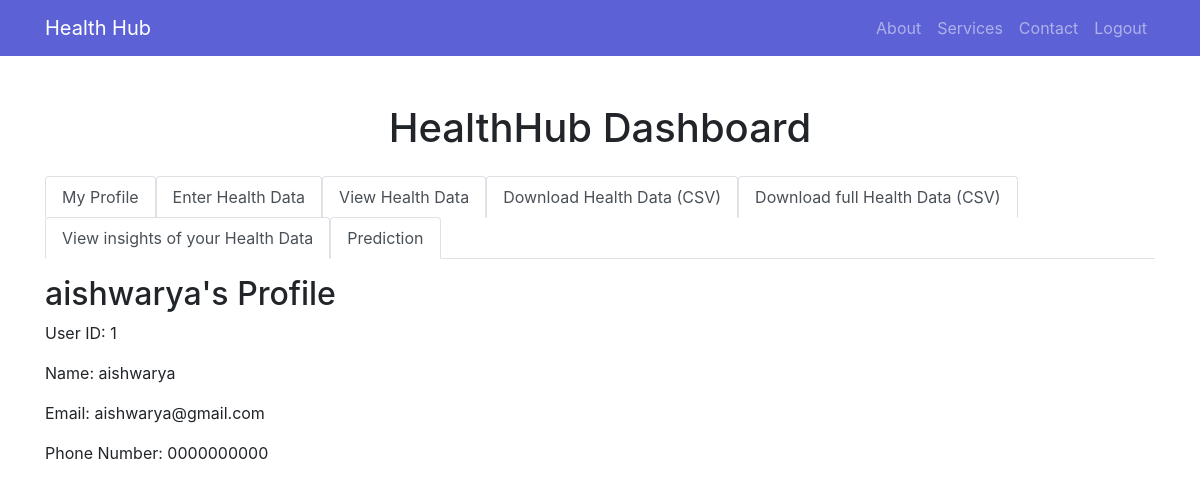
The page /dashboard (signed in) on the database its author committed.
### app.py (models this page shows, shortened)
class User(db.Model):
    id = db.Column(db.Integer, primary_key=True)
    name = db.Column(db.String(80))
    email = db.Column(db.String(120), unique=True)
    password = db.Column(db.String(120))
    phone_number = db.Column(db.String(20))

### app.py (the view)
@app.route('/dashboard')
def dashboard():
    user_id = session.get('user_id')
    if user_id:
        user = User.query.get(user_id)
        if user:
            return render_template('dashboard.html', user=user)
    flash('You need to log in to access the dashboard.', 'danger')
    return redirect(url_for('home'))

### templates/dashboard.html (shortened to what this page needs)
<!DOCTYPE html>
<html lang="en">
<head>
    <link rel="stylesheet" href="https://maxcdn.bootstrapcdn.com/bootstrap/4.5.2/css/bootstrap.min.css">
    <link rel="stylesheet" href="https://stackpath.bootstrapcdn.com/bootstrap/4.5.2/css/bootstrap.min.css">
</head>
<nav class="navbar navbar-expand-lg navbar-dark">
    <div class="container">
        <a class="navbar-brand" href="#">Health Hub</a>
        <div class="collapse navbar-collapse justify-content-end" id="navbarNav">
            <ul class="navbar-nav">
                <li class="nav-item">
                    <a class="nav-link" href="#">About</a>
                </li>
                <li class="nav-item">
                    <a class="nav-link" href="#">Services</a>
                </li>
                <li class="nav-item">
                    <a class="nav-link" href="#">Contact</a>
                </li>
                <li class="nav-item">
                    <a class="nav-link" href="/logout">Logout</a>
                </li>
            </ul>
        </div>
    </div>
</nav>
    <div class="container mt-5">
        <div class="row justify-content-center">
            <div class="col-md-12 dashboard-container">
                <h1 class="text-center">HealthHub Dashboard</h1>
                <ul class="nav nav-tabs mt-4" id="myTab" role="tablist">
                    <li class="nav-item">
                        <a class="nav-link active" id="profile-tab" data-toggle="tab" href="#profile" role="tab" aria-controls="profile" aria-selected="true">My Profile</a>
                    </li>
                    <li class="nav-item">
                        <a class="nav-link active" id="health-data-tab" data-toggle="tab" href="add_health_data" role="tab" aria-controls="add_health_data" aria-selected="false">Enter Health Data</a>
                    </li>
                    <li class="nav-item">
                        <a class="nav-link active" id="view-data-tab" data-toggle="tab" href="view_data" role="tab" aria-controls="view_data" aria-selected="false">View Health Data</a>
                    </li>
                    <li class="nav-item">
                        <a class="nav-link active" data-toggle="tab" href="download_health_data_csv">Download Health Data (CSV)</a>
                    <li>
                    <li class="nav-item">
                        <a class="nav-link active" data-toggle="tab" href="download_entire_health_data_csv">Download full Health Data (CSV)</a>
                    </li>
                    <li class="nav-item">
                        <a class="nav-link active" data-toggle="tab" href="visualization">View insights of your Health Data</a>
                    </li>
                    <li class="nav-item">
                        <a class="nav-link active" data-toggle="tab" href="form">Prediction</a>
                    </li>
                </ul>
                <div class="tab-content" id="myTabContent">
                    <div class="tab-pane fade show active" id="profile" role="tabpanel" aria-labelledby="profile-tab">
                        <h2 class="mt-3">{{ user.name }}'s Profile</h2>
                        <p>User ID: {{ user.id }}</p>
                        <p>Name: {{ user.name }}</p>
                        <p>Email: {{ user.email }}</p>
                        <p>Phone Number: {{ user.phone_number }}</p>
                    </div>
                </div>
            </div>
        </div>
    </div>
</body>
</html>

### templates/dashboard.html (style rules this page uses)
.navbar { background-color: #5C62D6; }

### rows shown on the page
User: name "aishwarya", id "1", email "aishwarya@gmail.com", phone_number "0000000000"
